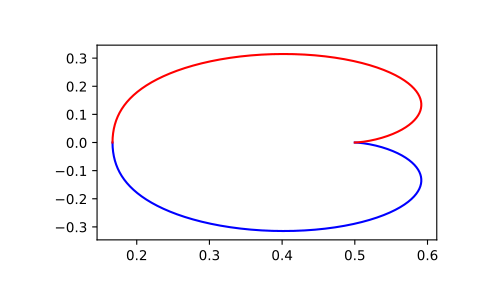

Generate this figure with Python:
# Generating the Nyquist plot of a transfer function

from scipy import signal
import matplotlib.pyplot as plt

# Construct the transfer function
# :math:`H(z) = \frac{1}{z^2 + 2z + 3}` with a sampling time of 0.05
# seconds:

sys = signal.TransferFunction([1], [1, 2, 3], dt=0.05)

w, H = signal.dfreqresp(sys)

plt.figure()
plt.plot(H.real, H.imag, "b")
plt.plot(H.real, -H.imag, "r")
plt.show()
